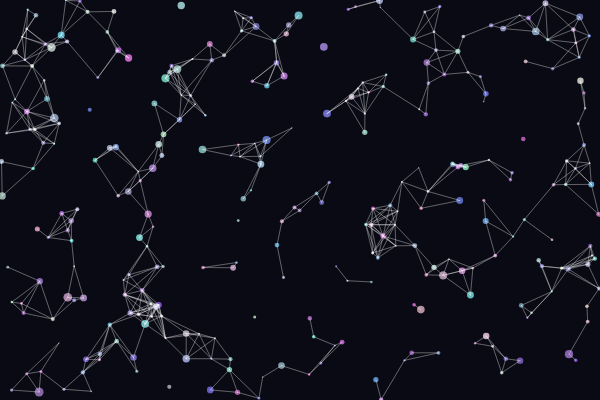
Frame 1 (no input)
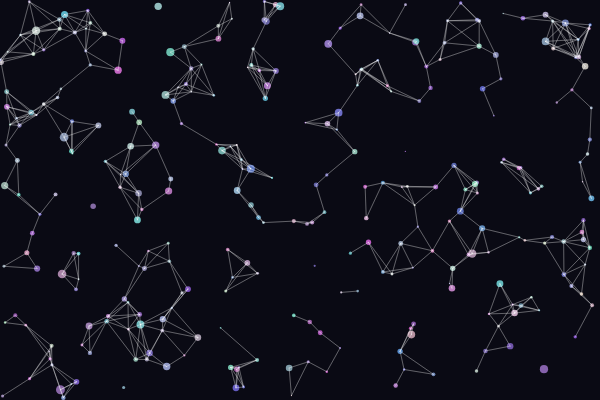
Frame 60 (no input)
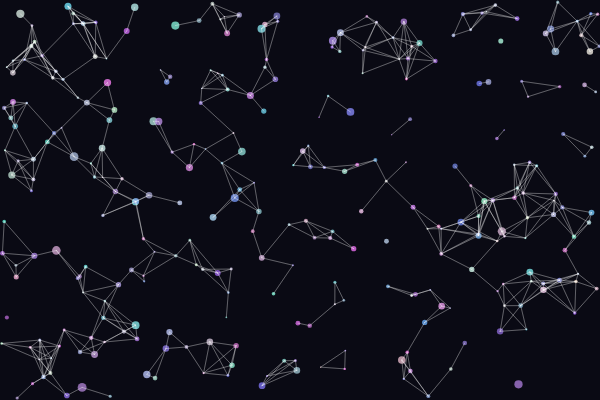
Frame 120 (the mouse pressed at the canvas centre since frame 60)

The p5.js sketch that drew these frames (run headless with seeded random() and noise() and a simulated clock; from frame 60 on, the mouse is pressed at the canvas centre):

// p5.js sketch
// ── sketch.js
let particles = [];
let gridSize = 20;
let grid = [];
let mouseRadius = 100;
let scatterPoints = [];

class Particle {
  constructor(x, y) {
    this.x = x;
    this.y = y;
    this.size = random(2, 6);
    this.speedX = random(-0.5, 0.5);
    this.speedY = random(-0.5, 0.5);
    this.color = color(random(100, 255), random(100, 255), random(200, 255), 200);
    this.glow = random(0.5, 1.5);
  }

  update() {
    this.x += this.speedX;
    this.y += this.speedY;

    if (this.x < 0 || this.x > width) this.speedX *= -1;
    if (this.y < 0 || this.y > height) this.speedY *= -1;
  }

  display() {
    noStroke();
    fill(this.color);
    ellipse(this.x, this.y, this.size * this.glow);
  }
}

function setup() {
  createCanvas(600, 400);
  for (let i = 0; i < 300; i++) {
    particles.push(new Particle(random(width), random(height)));
  }

  // Initialize grid
  for (let x = 0; x < width; x += gridSize) {
    grid[x] = [];
    for (let y = 0; y < height; y += gridSize) {
      grid[x][y] = [];
    }
  }
}

function draw() {
  background(10, 10, 20);

  // Update and display particles
  for (let p of particles) {
    p.update();
    p.display();
  }

  // Grid-based neighbor search
  for (let x = 0; x < width; x += gridSize) {
    for (let y = 0; y < height; y += gridSize) {
      grid[x][y] = [];
    }
  }

  for (let p of particles) {
    let gridX = floor(p.x / gridSize) * gridSize;
    let gridY = floor(p.y / gridSize) * gridSize;
    if (gridX >= 0 && gridX < width && gridY >= 0 && gridY < height) {
      grid[gridX][gridY].push(p);
    }
  }

  // Draw connections between nearby particles
  stroke(255, 50);
  noFill();
  beginShape();
  for (let p of particles) {
    let gridX = floor(p.x / gridSize) * gridSize;
    let gridY = floor(p.y / gridSize) * gridSize;

    for (let x = -gridSize; x <= gridSize; x += gridSize) {
      for (let y = -gridSize; y <= gridSize; y += gridSize) {
        let checkX = gridX + x;
        let checkY = gridY + y;
        if (checkX >= 0 && checkX < width && checkY >= 0 && checkY < height) {
          for (let other of grid[checkX][checkY]) {
            let d = dist(p.x, p.y, other.x, other.y);
            if (d < 50 && d > 0) {
              line(p.x, p.y, other.x, other.y);
            }
          }
        }
      }
    }
  }
  endShape();

  // Scatter effect on mouse drag
  if (mouseIsPressed && mouseX !== pmouseX || mouseY !== pmouseY) {
    let dx = mouseX - pmouseX;
    let dy = mouseY - pmouseY;
    for (let i = 0; i < 5; i++) {
      scatterPoints.push({
        x: mouseX + random(-20, 20),
        y: mouseY + random(-20, 20),
        size: random(1, 4),
        life: 30,
        color: color(random(200, 255), random(100, 200), random(200, 255), 200)
      });
    }
  }

  // Update and display scatter points
  for (let i = scatterPoints.length - 1; i >= 0; i--) {
    let p = scatterPoints[i];
    p.x += random(-3, 3);
    p.y += random(-3, 3);
    p.life--;
    if (p.life <= 0) {
      scatterPoints.splice(i, 1);
      continue;
    }

    noStroke();
    fill(p.color);
    ellipse(p.x, p.y, p.size * p.life / 30);
  }
}
